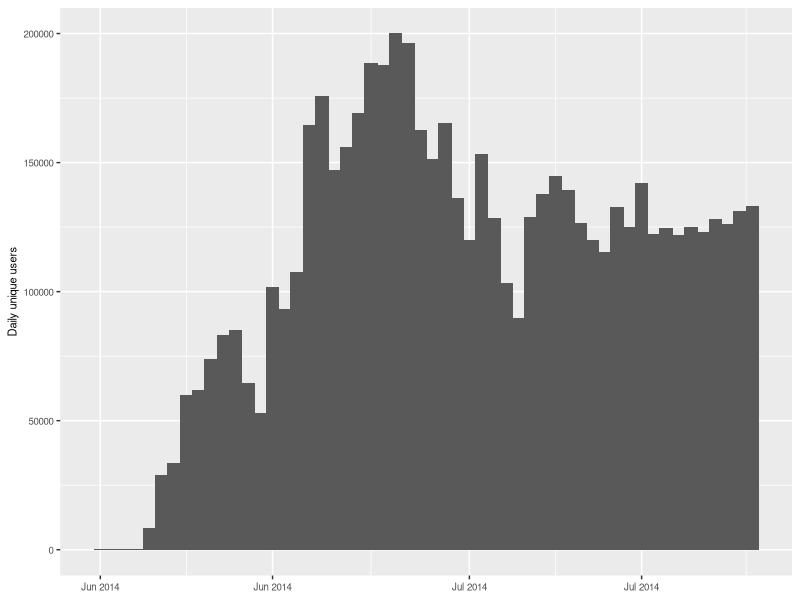

R code for this plot:
library(ggplot2)
library(scales)
data <- read.csv("psiphon3-fronted-meek-unique-users-all-regions.csv", skip=2, col.names=c("date", "clients"))
data$date <- as.Date(data$date, format="%b %d, %Y")

daterange <- seq(min(data$date), max(data$date), "1 day")
data <- data.frame(date=daterange, clients=data$clients[match(daterange, data$date)])
p <- ggplot(data, aes(x=date, y=clients))
p <- p + geom_bar(stat="identity", width=1.1) + ylab("Daily unique users") + scale_x_date(labels=date_format("%b %Y")) + theme(axis.text=element_text(size=7), axis.title=element_text(size=8), axis.title.x=element_blank())
ggsave("clients-psiphon3.pdf", width=4, height=1.5, units="in")
